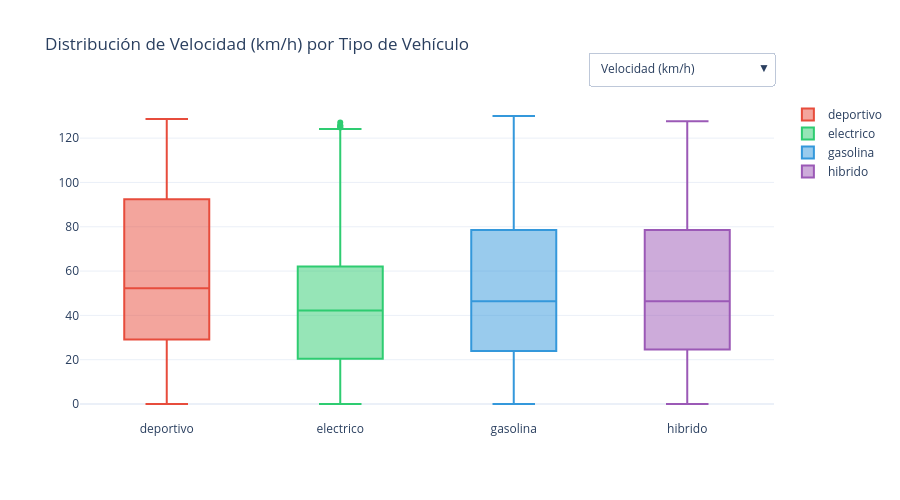

Source (notebook cell):
### Markdown cell above
---

## Tab 2: Telemetría

Exploración interactiva de las métricas de telemetría: distribuciones, series temporales y patrones de uso.

### Code cell
# === Tab 2: Box plot con dropdown (velocidad, consumo, temperatura, RPM) ===

metrics_config = {
    'speed_kmh': 'Velocidad (km/h)',
    'fuel_consumption_rate': 'Consumo de Combustible',
    'battery_temp_c': 'Temperatura Batería (°C)',
    'motor_rpm': 'RPM del Motor'
}

fig_box = go.Figure()

# Crear un box plot por cada tipo de vehículo para cada métrica
first = True
for metric, label in metrics_config.items():
    for vtype in sorted(df_tel['vehicle_type'].unique()):
        data = df_tel[df_tel['vehicle_type'] == vtype][metric].dropna()
        # Tomar muestra si hay muchos datos
        if len(data) > 5000:
            data = data.sample(5000, random_state=42)
        fig_box.add_trace(go.Box(
            y=data, name=vtype,
            marker_color=vtype_colors.get(vtype, '#95a5a6'),
            visible=first,
            hovertemplate=f'<b>{vtype}</b><br>{label}: ' + '%{y:.2f}<extra></extra>'
        ))
    first = False

n_types = len(df_tel['vehicle_type'].unique())
n_metrics = len(metrics_config)

# Crear botones de dropdown
buttons = []
for i, (metric, label) in enumerate(metrics_config.items()):
    visibility = [False] * (n_types * n_metrics)
    for j in range(n_types):
        visibility[i * n_types + j] = True
    buttons.append(dict(
        method='update',
        label=label,
        args=[{'visible': visibility},
              {'title': f'Distribución de {label} por Tipo de Vehículo'}]
    ))

fig_box.update_layout(
    title='Distribución de Velocidad (km/h) por Tipo de Vehículo',
    template='plotly_white',
    height=500,
    updatemenus=[dict(
        type='dropdown', direction='down',
        x=1.0, y=1.15, showactive=True,
        buttons=buttons
    )]
)
fig_box.show()

### Figure 1 — Plotly figure (JSON) as saved in the notebook; plotly's stock layout.template omitted (floating-point values rounded to 4 significant figures; data arrays with more than 128 entries replaced by an {"elided": "..."} marker saying what was removed)
{"data": [{"hovertemplate": "<b>deportivo</b><br>Velocidad (km/h): %{y:.2f}<extra></extra>", "marker": {"color": "#e74c3c"}, "name": "deportivo", "type": "box", "visible": true, "y": {"elided": "5000 float values"}}, {"hovertemplate": "<b>electrico</b><br>Velocidad (km/h): %{y:.2f}<extra></extra>", "marker": {"color": "#2ecc71"}, "name": "electrico", "type": "box", "visible": true, "y": {"elided": "5000 float values"}}, {"hovertemplate": "<b>gasolina</b><br>Velocidad (km/h): %{y:.2f}<extra></extra>", "marker": {"color": "#3498db"}, "name": "gasolina", "type": "box", "visible": true, "y": {"elided": "5000 float values"}}, {"hovertemplate": "<b>hibrido</b><br>Velocidad (km/h): %{y:.2f}<extra></extra>", "marker": {"color": "#9b59b6"}, "name": "hibrido", "type": "box", "visible": true, "y": {"elided": "5000 float values"}}, {"hovertemplate": "<b>deportivo</b><br>Consumo de Combustible: %{y:.2f}<extra></extra>", "marker": {"color": "#e74c3c"}, "name": "deportivo", "type": "box", "visible": false, "y": {"elided": "5000 float values"}}, {"hovertemplate": "<b>electrico</b><br>Consumo de Combustible: %{y:.2f}<extra></extra>", "marker": {"color": "#2ecc71"}, "name": "electrico", "type": "box", "visible": false, "y": {"elided": "5000 float values"}}, {"hovertemplate": "<b>gasolina</b><br>Consumo de Combustible: %{y:.2f}<extra></extra>", "marker": {"color": "#3498db"}, "name": "gasolina", "type": "box", "visible": false, "y": {"elided": "5000 float values"}}, {"hovertemplate": "<b>hibrido</b><br>Consumo de Combustible: %{y:.2f}<extra></extra>", "marker": {"color": "#9b59b6"}, "name": "hibrido", "type": "box", "visible": false, "y": {"elided": "5000 float values"}}, {"hovertemplate": "<b>deportivo</b><br>Temperatura Batería (°C): %{y:.2f}<extra></extra>", "marker": {"color": "#e74c3c"}, "name": "deportivo", "type": "box", "visible": false, "y": {"elided": "5000 float values"}}, {"hovertemplate": "<b>electrico</b><br>Temperatura Batería (°C): %{y:.2f}<extra></extra>", "marker": {"color": "#2ecc71"}, "name": "electrico", "type": "box", "visible": false, "y": {"elided": "5000 float values"}}, {"hovertemplate": "<b>gasolina</b><br>Temperatura Batería (°C): %{y:.2f}<extra></extra>", "marker": {"color": "#3498db"}, "name": "gasolina", "type": "box", "visible": false, "y": {"elided": "5000 float values"}}, {"hovertemplate": "<b>hibrido</b><br>Temperatura Batería (°C): %{y:.2f}<extra></extra>", "marker": {"color": "#9b59b6"}, "name": "hibrido", "type": "box", "visible": false, "y": {"elided": "5000 float values"}}, {"hovertemplate": "<b>deportivo</b><br>RPM del Motor: %{y:.2f}<extra></extra>", "marker": {"color": "#e74c3c"}, "name": "deportivo", "type": "box", "visible": false, "y": {"elided": "5000 float values"}}, {"hovertemplate": "<b>electrico</b><br>RPM del Motor: %{y:.2f}<extra></extra>", "marker": {"color": "#2ecc71"}, "name": "electrico", "type": "box", "visible": false, "y": {"elided": "5000 float values"}}, {"hovertemplate": "<b>gasolina</b><br>RPM del Motor: %{y:.2f}<extra></extra>", "marker": {"color": "#3498db"}, "name": "gasolina", "type": "box", "visible": false, "y": {"elided": "5000 float values"}}, {"hovertemplate": "<b>hibrido</b><br>RPM del Motor: %{y:.2f}<extra></extra>", "marker": {"color": "#9b59b6"}, "name": "hibrido", "type": "box", "visible": false, "y": {"elided": "5000 float values"}}], "layout": {"height": 500, "title": {"text": "Distribución de Velocidad (km/h) por Tipo de Vehículo"}, "updatemenus": [{"buttons": [{"args": [{"visible": [true, true, true, true, false, false, false, false, false, false, false, false, false, false, false, false]}, {"title": "Distribución de Velocidad (km/h) por Tipo de Vehículo"}], "label": "Velocidad (km/h)", "method": "update"}, {"args": [{"visible": [false, false, false, false, true, true, true, true, false, false, false, false, false, false, false, false]}, {"title": "Distribución de Consumo de Combustible por Tipo de Vehículo"}], "label": "Consumo de Combustible", "method": "update"}, {"args": [{"visible": [false, false, false, false, false, false, false, false, true, true, true, true, false, false, false, false]}, {"title": "Distribución de Temperatura Batería (°C) por Tipo de Vehículo"}], "label": "Temperatura Batería (°C)", "method": "update"}, {"args": [{"visible": [false, false, false, false, false, false, false, false, false, false, false, false, true, true, true, true]}, {"title": "Distribución de RPM del Motor por Tipo de Vehículo"}], "label": "RPM del Motor", "method": "update"}], "direction": "down", "showactive": true, "type": "dropdown", "x": 1, "y": 1.15}]}}
